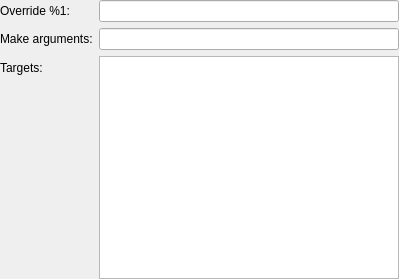
<?xml version="1.0" encoding="UTF-8"?>
<ui version="4.0">
 <class>LedaProjectManager::Internal::LedaMakeStep</class>
 <widget class="QWidget" name="LedaProjectManager::Internal::LedaMakeStep">
  <property name="geometry">
   <rect>
    <x>0</x>
    <y>0</y>
    <width>399</width>
    <height>279</height>
   </rect>
  </property>
  <layout class="QFormLayout" name="formLayout">
   <property name="fieldGrowthPolicy">
    <enum>QFormLayout::ExpandingFieldsGrow</enum>
   </property>
   <property name="margin">
    <number>0</number>
   </property>
   <item row="0" column="0">
    <widget class="QLabel" name="makeLabel">
     <property name="text">
      <string>Override %1:</string>
     </property>
     <property name="buddy">
      <cstring>makeLineEdit</cstring>
     </property>
    </widget>
   </item>
   <item row="0" column="1">
    <widget class="QLineEdit" name="makeLineEdit"/>
   </item>
   <item row="1" column="0">
    <widget class="QLabel" name="makeArgumentsLabel">
     <property name="text">
      <string>Make arguments:</string>
     </property>
     <property name="buddy">
      <cstring>makeArgumentsLineEdit</cstring>
     </property>
    </widget>
   </item>
   <item row="1" column="1">
    <widget class="QLineEdit" name="makeArgumentsLineEdit"/>
   </item>
   <item row="2" column="0">
    <widget class="QLabel" name="targetsLabel">
     <property name="text">
      <string>Targets:</string>
     </property>
     <property name="buddy">
      <cstring>targetsList</cstring>
     </property>
    </widget>
   </item>
   <item row="2" column="1">
    <widget class="QListWidget" name="targetsList"/>
   </item>
  </layout>
 </widget>
 <resources/>
 <connections/>
</ui>
